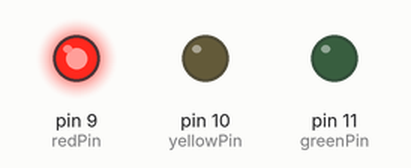
Recording of a sketch running on a simulated Arduino Uno, built with avr-gcc and run on an emulated ATmega328P. On the bench: output pins drawn as LEDs (lit = HIGH).

Above: at 2.7 s.
At 6.7 s:
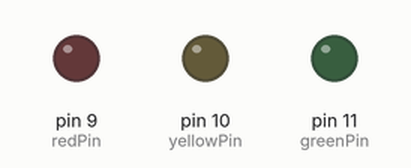
At 10.5 s:
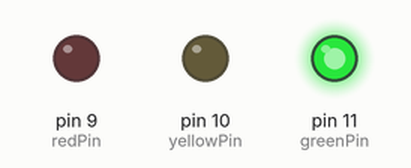
At 14.0 s:
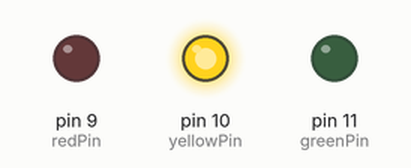
Timing chart, 0 to 19.5 s (numbered marks = the images above):
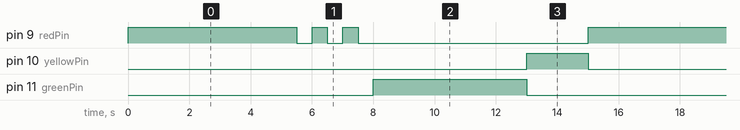

Measured:
- by itself, pin 9 (redPin): repeats every 15.0 s: 2 × (LOW 0.50 s, HIGH 0.50 s), LOW 7.5 s, HIGH 5.5 s
- by itself, pin 10 (yellowPin): alternates HIGH for 2.0 s and LOW for 13.0 s
- by itself, pin 11 (greenPin): alternates HIGH for 5.0 s and LOW for 10.0 s

The sketch:

LEDTF.ino
```cpp
// Define the pins for the traffic lights
const int redPin = 9;
const int yellowPin = 10;
const int greenPin = 11;

void setup() {
  // Set the pins as outputs
  pinMode(redPin, OUTPUT);
  pinMode(yellowPin, OUTPUT);
  pinMode(greenPin, OUTPUT);
}

void loop() {
  // Red light on for 5 seconds
  digitalWrite(redPin, HIGH);
  digitalWrite(yellowPin, LOW);
  digitalWrite(greenPin, LOW);
  delay(5000);

  // Red light blinking for 3 seconds
  for (int i = 0; i < 3; i++) {
    digitalWrite(redPin, HIGH);
    delay(500);
    digitalWrite(redPin, LOW);
    delay(500);
  }

  // Green light on for 5 seconds
  digitalWrite(redPin, LOW);
  digitalWrite(yellowPin, LOW);
  digitalWrite(greenPin, HIGH);
  delay(5000);

  // Yellow light on for 2 seconds
  digitalWrite(redPin, LOW);
  digitalWrite(yellowPin, HIGH);
  digitalWrite(greenPin, LOW);
  delay(2000);
}
```
